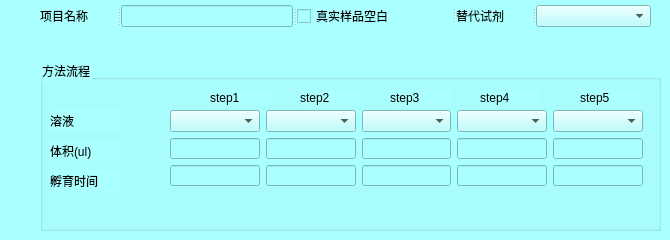
     <widget class="QWidget" name="tab_5">
      <property name="styleSheet">
       <string notr="true">background-color: rgb(170, 255, 255);</string>
      </property>
      <attribute name="title">
       <string>项目流程</string>
      </attribute>
      <widget class="QGroupBox" name="groupBox_11">
       <property name="geometry">
        <rect>
         <x>40</x>
         <y>60</y>
         <width>621</width>
         <height>171</height>
        </rect>
       </property>
       <property name="title">
        <string>方法流程</string>
       </property>
       <widget class="QLabel" name="label_61">
        <property name="geometry">
         <rect>
          <x>170</x>
          <y>30</y>
          <width>61</width>
          <height>16</height>
         </rect>
        </property>
        <property name="text">
         <string>step1</string>
        </property>
       </widget>
       <widget class="QLabel" name="label_62">
        <property name="geometry">
         <rect>
          <x>260</x>
          <y>30</y>
          <width>61</width>
          <height>16</height>
         </rect>
        </property>
        <property name="text">
         <string>step2</string>
        </property>
       </widget>
       <widget class="QLabel" name="label_63">
        <property name="geometry">
         <rect>
          <x>350</x>
          <y>30</y>
          <width>61</width>
          <height>16</height>
         </rect>
        </property>
        <property name="text">
         <string>step3</string>
        </property>
       </widget>
       <widget class="QLabel" name="label_64">
        <property name="geometry">
         <rect>
          <x>440</x>
          <y>30</y>
          <width>61</width>
          <height>16</height>
         </rect>
        </property>
        <property name="text">
         <string>step4</string>
        </property>
       </widget>
       <widget class="QLabel" name="label_65">
        <property name="geometry">
         <rect>
          <x>540</x>
          <y>30</y>
          <width>61</width>
          <height>16</height>
         </rect>
        </property>
        <property name="text">
         <string>step5</string>
        </property>
       </widget>
       <widget class="QLabel" name="label_66">
        <property name="geometry">
         <rect>
          <x>10</x>
          <y>50</y>
          <width>71</width>
          <height>21</height>
         </rect>
        </property>
        <property name="text">
         <string>溶液</string>
        </property>
       </widget>
       <widget class="QLabel" name="label_67">
        <property name="geometry">
         <rect>
          <x>10</x>
          <y>80</y>
          <width>71</width>
          <height>21</height>
         </rect>
        </property>
        <property name="text">
         <string>体积(ul)</string>
        </property>
       </widget>
       <widget class="QLabel" name="label_68">
        <property name="geometry">
         <rect>
          <x>10</x>
          <y>110</y>
          <width>71</width>
          <height>21</height>
         </rect>
        </property>
        <property name="text">
         <string>孵育时间</string>
        </property>
       </widget>
       <widget class="QComboBox" name="comboBox_25">
        <property name="geometry">
         <rect>
          <x>130</x>
          <y>50</y>
          <width>62</width>
          <height>22</height>
         </rect>
        </property>
       </widget>
       <widget class="QComboBox" name="comboBox_26">
        <property name="geometry">
         <rect>
          <x>210</x>
          <y>50</y>
          <width>62</width>
          <height>22</height>
         </rect>
        </property>
       </widget>
       <widget class="QComboBox" name="comboBox_27">
        <property name="geometry">
         <rect>
          <x>290</x>
          <y>50</y>
          <width>62</width>
          <height>22</height>
         </rect>
        </property>
       </widget>
       <widget class="QComboBox" name="comboBox_28">
        <property name="geometry">
         <rect>
          <x>370</x>
          <y>50</y>
          <width>62</width>
          <height>22</height>
         </rect>
        </property>
       </widget>
       <widget class="QLineEdit" name="lineEdit_41">
        <property name="geometry">
         <rect>
          <x>450</x>
          <y>90</y>
          <width>61</width>
          <height>20</height>
         </rect>
        </property>
       </widget>
       <widget class="QComboBox" name="comboBox_29">
        <property name="geometry">
         <rect>
          <x>450</x>
          <y>50</y>
          <width>62</width>
          <height>22</height>
         </rect>
        </property>
       </widget>
       <widget class="QWidget" name="layoutWidget">
        <property name="geometry">
         <rect>
          <x>130</x>
          <y>50</y>
          <width>473</width>
          <height>76</height>
         </rect>
        </property>
        <layout class="QGridLayout" name="gridLayout">
         <item row="0" column="0">
          <widget class="QComboBox" name="comboBox_35"/>
         </item>
         <item row="0" column="1">
          <widget class="QComboBox" name="comboBox_31"/>
         </item>
         <item row="0" column="2">
          <widget class="QComboBox" name="comboBox_33"/>
         </item>
         <item row="0" column="3">
          <widget class="QComboBox" name="comboBox_34"/>
         </item>
         <item row="0" column="4">
          <widget class="QComboBox" name="comboBox_32"/>
         </item>
         <item row="1" column="0">
          <widget class="QLineEdit" name="lineEdit_32"/>
         </item>
         <item row="1" column="1">
          <widget class="QLineEdit" name="lineEdit_35"/>
         </item>
         <item row="1" column="2">
          <widget class="QLineEdit" name="lineEdit_37"/>
         </item>
         <item row="1" column="3">
          <widget class="QLineEdit" name="lineEdit_39"/>
         </item>
         <item row="1" column="4">
          <widget class="QLineEdit" name="lineEdit_42"/>
         </item>
         <item row="2" column="0">
          <widget class="QLineEdit" name="lineEdit_33"/>
         </item>
         <item row="2" column="1">
          <widget class="QLineEdit" name="lineEdit_34"/>
         </item>
         <item row="2" column="2">
          <widget class="QLineEdit" name="lineEdit_36"/>
         </item>
         <item row="2" column="3">
          <widget class="QLineEdit" name="lineEdit_38"/>
         </item>
         <item row="2" column="4">
          <widget class="QLineEdit" name="lineEdit_40"/>
         </item>
        </layout>
       </widget>
      </widget>
      <widget class="QSplitter" name="splitter">
       <property name="geometry">
        <rect>
         <x>40</x>
         <y>5</y>
         <width>611</width>
         <height>22</height>
        </rect>
       </property>
       <property name="orientation">
        <enum>Qt::Horizontal</enum>
       </property>
       <widget class="QLabel" name="label_60">
        <property name="text">
         <string>项目名称</string>
        </property>
       </widget>
       <widget class="QLineEdit" name="lineEdit_31"/>
       <widget class="QCheckBox" name="checkBox_3">
        <property name="text">
         <string>真实样品空白</string>
        </property>
       </widget>
       <widget class="QLabel" name="label_69">
        <property name="text">
         <string>替代试剂</string>
        </property>
       </widget>
       <widget class="QComboBox" name="comboBox_30"/>
      </widget>
     </widget>
